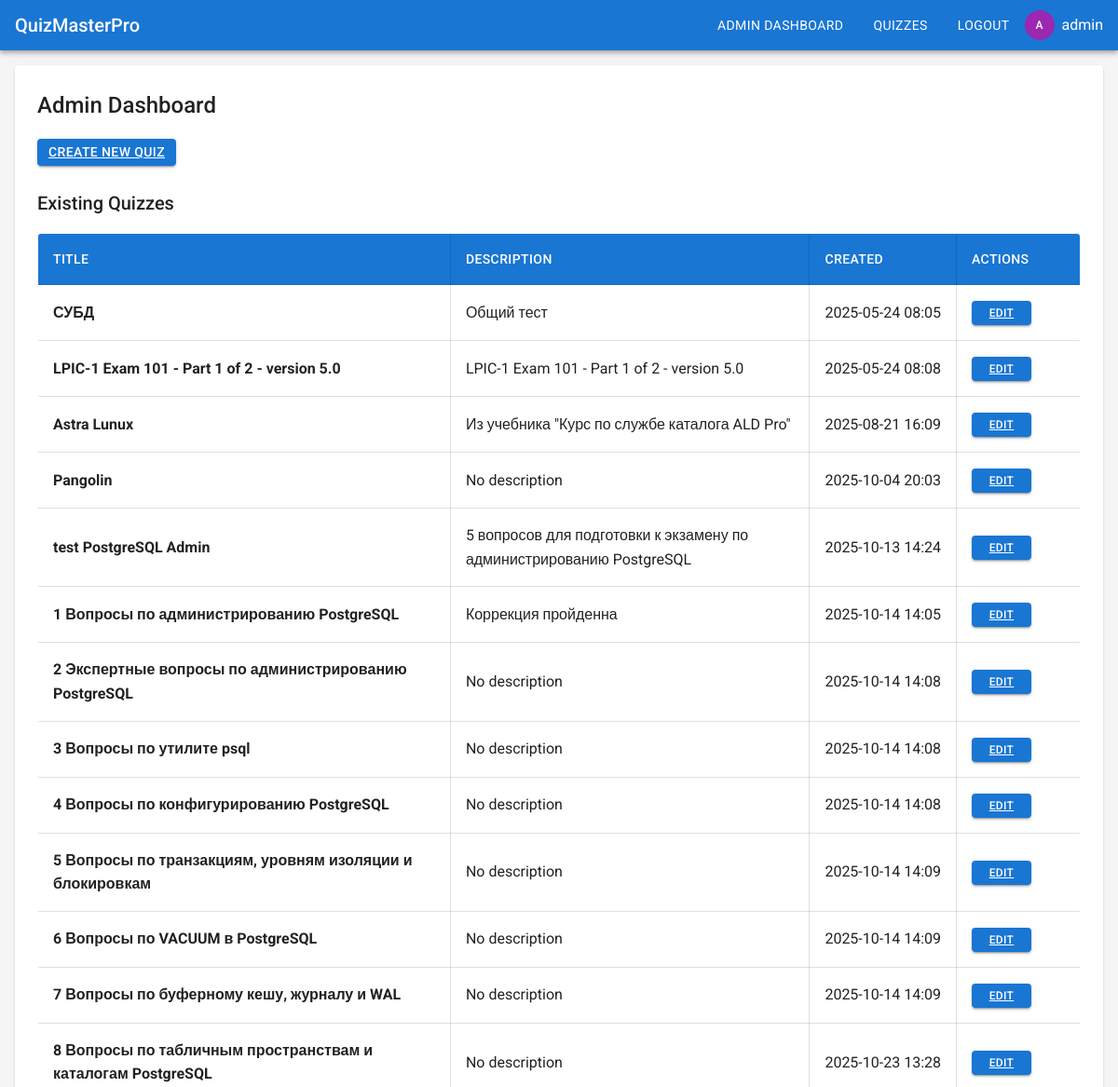
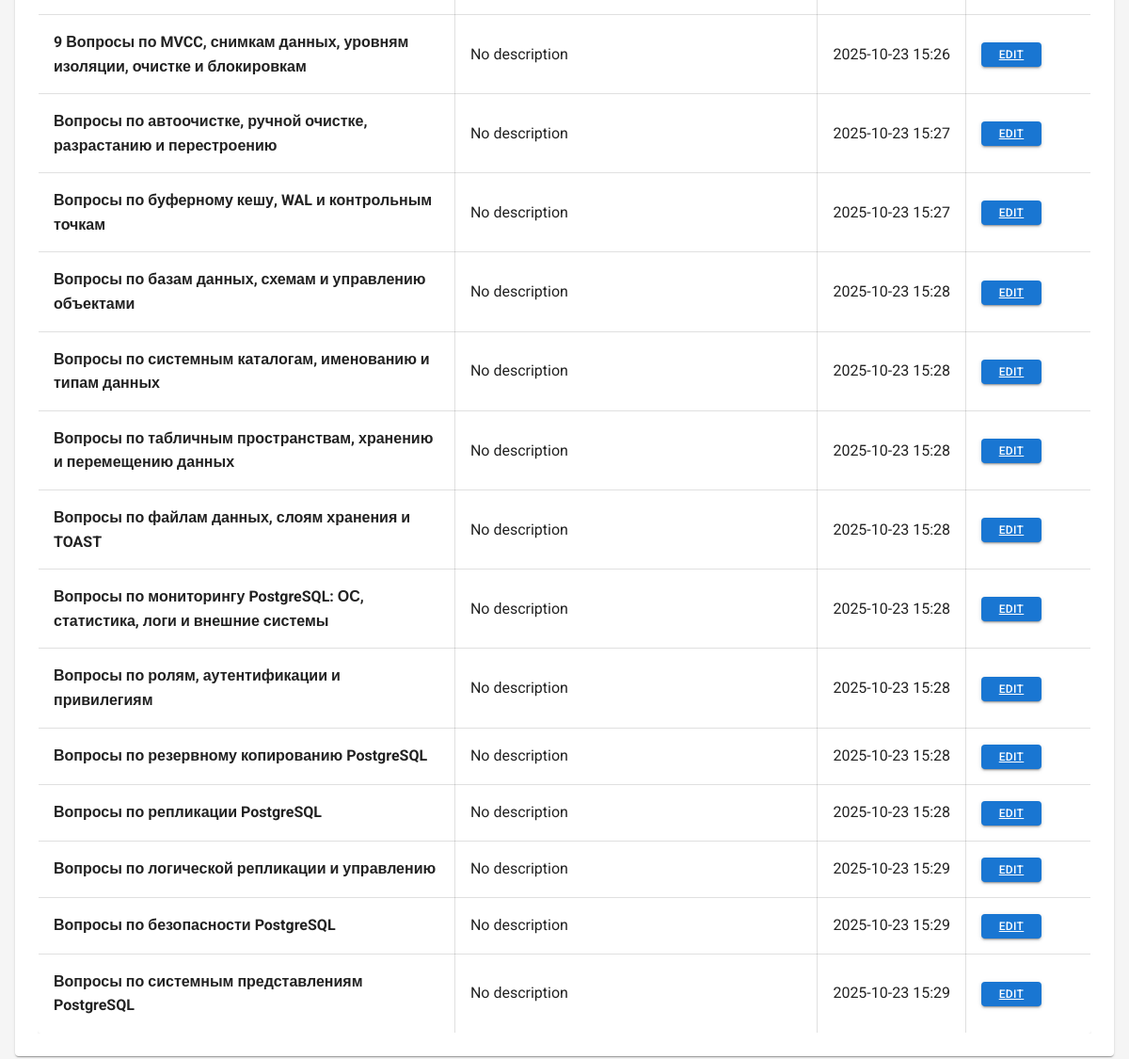
The page /admin (signed in) on the database its author committed (2 pictures, top to bottom).
### app/models.py (models this page shows, shortened)
class User(db.Model, UserMixin):
    id = db.Column(db.Integer, primary_key=True)
    username = db.Column(db.String(64), index=True, unique=True)
    password_hash = db.Column(db.String(128))
    is_admin = db.Column(db.Boolean, default=False)
    created_at = db.Column(db.DateTime, default=datetime.utcnow)

class Quiz(db.Model):
    id = db.Column(db.Integer, primary_key=True)
    title = db.Column(db.String(128), nullable=False)
    description = db.Column(db.Text)
    created_at = db.Column(db.DateTime, default=datetime.utcnow)
    created_by = db.Column(db.Integer, db.ForeignKey('user.id'))
    is_active = db.Column(db.Boolean, default=True)
    questions = db.relationship('Question', backref='quiz', lazy='dynamic', cascade='all, delete-orphan')

### app/routes/admin_routes.py (the view)
@admin_bp.route('/admin')
@admin_required
def dashboard():
    quizzes = Quiz.query.all()
    logger.info(f'Admin {current_user.username} accessed admin dashboard')
    return render_template('admin/dashboard.html', quizzes=quizzes)

### app/__init__.py (called while the page is built)
def create_app():
    app = Flask(__name__)
    app.config.from_object(Config)
    db.init_app(app)
    login_manager.init_app(app)
    login_manager.login_view = 'auth.login'
    from app.routes.main import main_bp
    from app.routes.auth_routes import auth_bp
    from app.routes.quiz_routes import quiz_bp
    from app.routes.admin_routes import admin_bp
    app.register_blueprint(main_bp)
    app.register_blueprint(auth_bp, url_prefix='/auth')
    app.register_blueprint(quiz_bp, url_prefix='/quizzes')
    app.register_blueprint(admin_bp)
    @login_manager.user_loader
    def load_user(user_id):
        from app.models import User
        return User.query.get(int(user_id))
    return app

### app/routes/admin_routes.py (called while the page is built)
def admin_required(f):
    @wraps(f)
    def decorated_function(*args, **kwargs):
        if not current_user.is_authenticated or not current_user.is_admin:
            logger.warning(f'Unauthorized access attempt by {current_user.username if current_user.is_authenticated else "anonymous"} to admin route')
            flash('Access denied. Admin privileges required.', 'error')
            return redirect(url_for('auth.login'))
        return f(*args, **kwargs)
    return decorated_function

### app/templates/admin/dashboard.html (shortened to what this page needs)
{% extends "base.html" %}
{% block content %}
<div class="card">
    <div class="card-content">
        <h2>Admin Dashboard</h2>
        <a href="{{ url_for('admin.create_quiz') }}" class="btn btn-primary mb-3">Create New Quiz</a>
        <h3>Existing Quizzes</h3>
        {% if quizzes %}
            <div class="table-responsive">
                <table class="table table-bordered table-hover">
                    <thead>
                        <tr>
                            <th>Title</th>
                            <th>Description</th>
                            <th style="white-space: nowrap;">Created</th>
                            <th style="min-width: 100px;">Actions</th>
                        </tr>
                    </thead>
                    <tbody>
                        {% for quiz in quizzes %}
                        <tr>
                            <td><strong>{{ quiz.title }}</strong></td>
                            <td>{{ quiz.description or 'No description' }}</td>
                            <td style="white-space: nowrap;">{{ quiz.created_at.strftime('%Y-%m-%d %H:%M') }}</td>
                            <td>
                                <a href="{{ url_for('admin.edit_quiz', quiz_id=quiz.id) }}" class="btn btn-primary btn-sm" style="white-space: nowrap;">Edit</a>
                            </td>
                        </tr>
                        {% endfor %}
                    </tbody>
                </table>
            </div>
        {% else %}
            <p>No quizzes available.</p>
        {% endif %}
    </div>
</div>
{% endblock %}

### app/templates/base.html (shortened to what this page needs)
<!DOCTYPE html>
<html lang="en">
<head>
    <link rel="stylesheet" href="{{ url_for('static', filename='css/material.css') }}">
</head>
<body>
    <nav class="navbar">
        <a href="{{ url_for('main.index') }}" class="navbar-brand">QuizMasterPro</a>
        <div class="navbar-menu">
            {% if current_user.is_authenticated %}
                {% if current_user.is_admin %}
                    <a href="{{ url_for('admin.dashboard') }}" class="navbar-item">Admin Dashboard</a>
                {% endif %}
                <a href="{{ url_for('quiz.list_quizzes') }}" class="navbar-item">Quizzes</a>
                <a href="{{ url_for('auth.logout') }}" class="navbar-item">Logout</a>
                <div class="user-info">
                    <span class="avatar">{{ current_user.username[0] | upper }}</span>
                    <span>{{ current_user.username }}</span>
                </div>
            {% else %}
                <a href="{{ url_for('auth.login') }}" class="navbar-item">Login</a>
            {% endif %}
        </div>
    </nav>
    <div class="container">
        {% block content %}
        {% endblock %}
    </div>
</body>
</html>

### app/static/css/material.css (style rules this page uses)
:root { --primary: #1976d2; --primary-dark: #1565c0; --primary-light: #42a5f5; --secondary: #9c27b0; --secondary-dark: #7b1fa2; --secondary-light: #ba68c8; --error: #d32f2f; --warning: #ed6c02; --info: #0288d1; --success: #2e7d32; --background: #f5f5f5; --surface: #ffffff; --text-primary: rgba(0, 0, 0, 0.87); --text-secondary: rgba(0, 0, 0, 0.6); --text-disabled: rgba(0, 0, 0, 0.38); --divider: rgba(0, 0, 0, 0.12); }
body { font-family: 'Roboto', sans-serif; margin: 0; padding: 0; background-color: var(--background); color: var(--text-primary); line-height: 1.6; }
h1, h2, h3, h4, h5, h6 { font-weight: 500; margin: 0 0 1rem 0; }
h2 { font-size: 1.5rem; }
h3 { font-size: 1.25rem; }
.container { max-width: 1200px; margin: 0 auto; padding: 1rem; }
.card { background: var(--surface); border-radius: 4px; box-shadow: 0 2px 1px -1px rgba(0,0,0,0.2), 0 1px 1px 0 rgba(0,0,0,0.14), 0 1px 3px 0 rgba(0,0,0,0.12); padding: 1.5rem; margin-bottom: 1.5rem; }
.btn { display: inline-flex; align-items: center; justify-content: center; padding: 0.25rem 0.75rem; border-radius: 4px; font-size: 0.875rem; font-weight: 500; text-transform: uppercase; letter-spacing: 0.02857em; cursor: pointer; border: none; transition: background-color 250ms cubic-bezier(0.4, 0, 0.2, 1) 0ms, box-shadow 250ms cubic-bezier(0.4, 0, 0.2, 1) 0ms, border 250ms cubic-bezier(0.4, 0, 0.2, 1) 0ms; min-width: 64px; box-shadow: 0 3px 1px -2px rgba(0,0,0,0.2), 0 2px 2px 0 rgba(0,0,0,0.14), 0 1px 5px 0 rgba(0,0,0,0.12); line-height: 1.5; }
.btn-primary { background-color: var(--primary); color: white; }
.btn-sm { padding: 0.25rem 0.5rem; font-size: 0.75rem; min-width: 48px; }
.navbar { background-color: var(--primary); color: white; padding: 0 1rem; box-shadow: 0 2px 4px -1px rgba(0,0,0,0.2), 0 4px 5px 0 rgba(0,0,0,0.14), 0 1px 10px 0 rgba(0,0,0,0.12); display: flex; justify-content: space-between; align-items: center; }
.navbar-brand { font-size: 1.25rem; font-weight: 500; text-decoration: none; color: white; }
.navbar-menu { display: flex; align-items: center; }
.navbar-item { padding: 1rem; color: white; text-decoration: none; font-size: 0.875rem; text-transform: uppercase; letter-spacing: 0.02857em; }
.user-info { display: flex; align-items: center; }
.avatar { width: 32px; height: 32px; border-radius: 50%; background-color: var(--secondary); color: white; display: flex; align-items: center; justify-content: center; margin-right: 0.5rem; font-size: 0.75rem; font-weight: 500; }
.mb-3 { margin-bottom: 1.5rem; }
.table-responsive { overflow-x: auto; margin: 1rem 0; }
.table { width: 100%; border-collapse: collapse; background-color: var(--surface); border-radius: 4px; overflow: hidden; box-shadow: 0 1px 3px rgba(0, 0, 0, 0.1); }
.table-bordered { border: 1px solid var(--divider); }
.table-bordered th, .table-bordered td { border: 1px solid var(--divider); }
.table th { background-color: var(--primary); color: white; font-weight: 500; text-align: left; padding: 1rem; font-size: 0.875rem; text-transform: uppercase; letter-spacing: 0.02857em; }
.table td { padding: 1rem; border-bottom: 1px solid var(--divider); color: var(--text-primary); transition: background-color 250ms cubic-bezier(0.4, 0, 0.2, 1) 0ms; }
.card-content .table-responsive:last-child { margin-bottom: 0; }

### rows shown on the page
User: username "A", username "admin"
Quiz: title "СУБД", description "Общий тест", created_at "2025-05-24 08:05"
Quiz: title "LPIC-1 Exam 101 - Part 1 of 2 - version 5.0", description "LPIC-1 Exam 101 - Part 1 of 2 - version 5.0", created_at "2025-05-24 08:08"
Quiz: title "Astra Lunux", description "Из учебника \"Курс по службе каталога ALD Pro\"", created_at "2025-08-21 16:09"
Quiz: title "Pangolin", description "No description", created_at "2025-10-04 20:03"
Quiz: title "test PostgreSQL Admin", description "5 вопросов для подготовки к экзамену по администрированию PostgreSQL", created_at "2025-10-13 14:24"
Quiz: title "1 Вопросы по администрированию PostgreSQL", description "Коррекция пройденна", created_at "2025-10-14 14:05"
Quiz: title "2 Экспертные вопросы по администрированию PostgreSQL", description "No description", created_at "2025-10-14 14:08"
Quiz: title "3 Вопросы по утилите psql", description "No description", created_at "2025-10-14 14:08"
Quiz: title "4 Вопросы по конфигурированию PostgreSQL", description "No description", created_at "2025-10-14 14:08"
Quiz: title "5 Вопросы по транзакциям, уровням изоляции и блокировкам", description "No description", created_at "2025-10-14 14:09"
Quiz: title "6 Вопросы по VACUUM в PostgreSQL", description "No description", created_at "2025-10-14 14:09"
Quiz: title "7 Вопросы по буферному кешу, журналу и WAL", description "No description", created_at "2025-10-14 14:09"
Quiz: title "8 Вопросы по табличным пространствам и каталогам PostgreSQL", description "No description", created_at "2025-10-23 13:28"
Quiz: title "9 Вопросы по MVCC, снимкам данных, уровням изоляции, очистке и блокировкам", description "No description", created_at "2025-10-23 15:26"
Quiz: title "Вопросы по автоочистке, ручной очистке, разрастанию и перестроению", description "No description", created_at "2025-10-23 15:27"
Quiz: title "Вопросы по буферному кешу, WAL и контрольным точкам", description "No description", created_at "2025-10-23 15:27"
Quiz: title "Вопросы по базам данных, схемам и управлению объектами", description "No description", created_at "2025-10-23 15:28"
Quiz: title "Вопросы по системным каталогам, именованию и типам данных", description "No description", created_at "2025-10-23 15:28"
Quiz: title "Вопросы по табличным пространствам, хранению и перемещению данных", description "No description", created_at "2025-10-23 15:28"
Quiz: title "Вопросы по файлам данных, слоям хранения и TOAST", description "No description", created_at "2025-10-23 15:28"
Quiz: title "Вопросы по мониторингу PostgreSQL: ОС, статистика, логи и внешние системы", description "No description", created_at "2025-10-23 15:28"
Quiz: title "Вопросы по ролям, аутентификации и привилегиям", description "No description", created_at "2025-10-23 15:28"
Quiz: title "Вопросы по резервному копированию PostgreSQL", description "No description", created_at "2025-10-23 15:28"
Quiz: title "Вопросы по репликации PostgreSQL", description "No description", created_at "2025-10-23 15:28"
Quiz: title "Вопросы по логической репликации и управлению", description "No description", created_at "2025-10-23 15:29"
Quiz: title "Вопросы по безопасности PostgreSQL", description "No description", created_at "2025-10-23 15:29"
Quiz: title "Вопросы по системным представлениям PostgreSQL", description "No description", created_at "2025-10-23 15:29"
